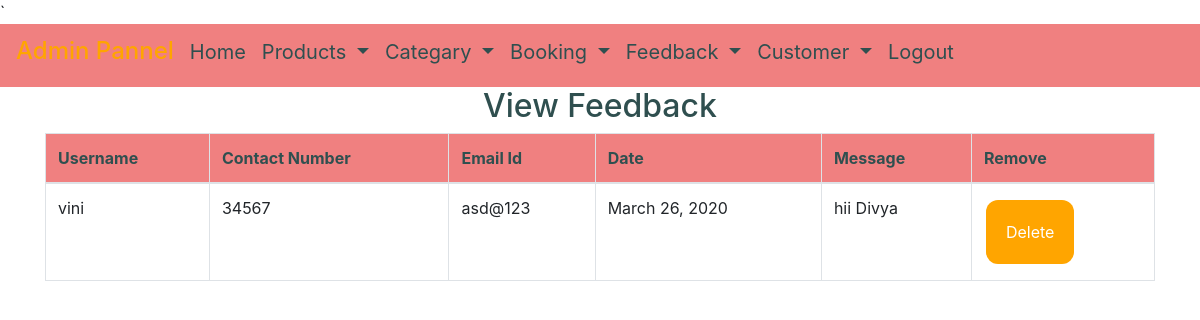
The page /view_feedback (signed in) on the database its author committed.
### shop/models.py (models this page shows, shortened)
class Send_Feedback(models.Model):
    profile = models.ForeignKey(Profile, on_delete=models.CASCADE, null=True)
    message1 = models.TextField(null=True)
    date = models.CharField(max_length=30, null=True)

class Profile(models.Model):
    user = models.ForeignKey(User, on_delete=models.CASCADE, null=True)
    dob = models.DateField(null=True)
    city = models.CharField(max_length=30, null=True)
    address = models.CharField(max_length=50, null=True)
    contact = models.CharField(max_length=10, null=True)

### shop/views.py (the view)
# urls.py: path('view_feedback', View_feedback, name='view_feedback'),
def View_feedback(request):
    if not request.user.is_staff:
        return redirect('login_admin')
    feed = Send_Feedback.objects.all()
    d = {'feed': feed}
    return render(request, 'view_feedback.html', d)

### shop/templates/view_feedback.html (shortened to what this page needs)
{% extends 'admin_navigation.html' %}
{% block body %}
<div class="container">
<center><h2 style="color:DarkSlateGrey">View Feedback</h2></center>
<table class="table table-bordered" id="myTable" >
  <thead>
  <tr>
    <th>Username</th>
    <th>Contact Number</th>
      <th> Email Id</th>
    <th>Date</th>
      <th>Message</th>
    <th>Remove</th>
  </tr>
  </thead>
   <tbody>
    {% for i in feed %}
  <tr>
    <td>{{i.profile.user.username}}</td>
    <td>{{i.profile.contact}}</td>
      <td>{{i.profile.user.email}}</td>
      <td>{{i.date}}</td>
      <td>{{i.message1}}</td>
      <td><a href="{% url 'delete_feedback' i.id %}"><button class="button button1">Delete</button></a></td>
  </tr>
    {% endfor %}
    </tbody>
</table>
</div>
{% endblock %}

### shop/templates/admin_navigation.html (style rules this page uses)
.button { background-color: orange; border: none; color: white; padding: 20px; text-align: center; text-decoration: none; display: inline-block; font-size: 16px; margin: 4px 2px; cursor: pointer; }
.button1 { border-radius: 12px; }
th { background-color:LightCoral; color:darkslategrey; }

### rows shown on the page
Send_Feedback: profile.user.username "vini", profile.contact "34567", profile.user.email "asd@123", date "March 26, 2020", message1 "hii Divya"
